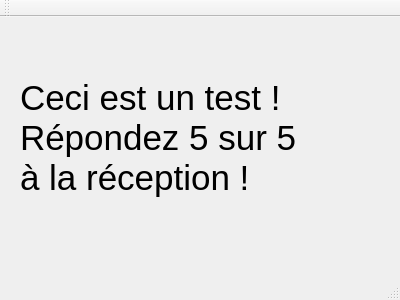
<?xml version="1.0" encoding="UTF-8"?>
<ui version="4.0">
 <class>MainWindow</class>
 <widget class="QMainWindow" name="MainWindow">
  <property name="geometry">
   <rect>
    <x>0</x>
    <y>0</y>
    <width>400</width>
    <height>300</height>
   </rect>
  </property>
  <property name="windowTitle">
   <string>MainWindow</string>
  </property>
  <widget class="QWidget" name="centralWidget">
   <widget class="QLabel" name="label">
    <property name="geometry">
     <rect>
      <x>20</x>
      <y>0</y>
      <width>361</width>
      <height>241</height>
     </rect>
    </property>
    <property name="font">
     <font>
      <pointsize>26</pointsize>
     </font>
    </property>
    <property name="text">
     <string>Ceci est un test !
Répondez 5 sur 5 
à la réception !</string>
    </property>
   </widget>
  </widget>
  <widget class="QMenuBar" name="menuBar">
   <property name="geometry">
    <rect>
     <x>0</x>
     <y>0</y>
     <width>400</width>
     <height>26</height>
    </rect>
   </property>
  </widget>
  <widget class="QToolBar" name="mainToolBar">
   <attribute name="toolBarArea">
    <enum>TopToolBarArea</enum>
   </attribute>
   <attribute name="toolBarBreak">
    <bool>false</bool>
   </attribute>
  </widget>
  <widget class="QStatusBar" name="statusBar"/>
 </widget>
 <layoutdefault spacing="6" margin="11"/>
 <resources/>
 <connections/>
</ui>
